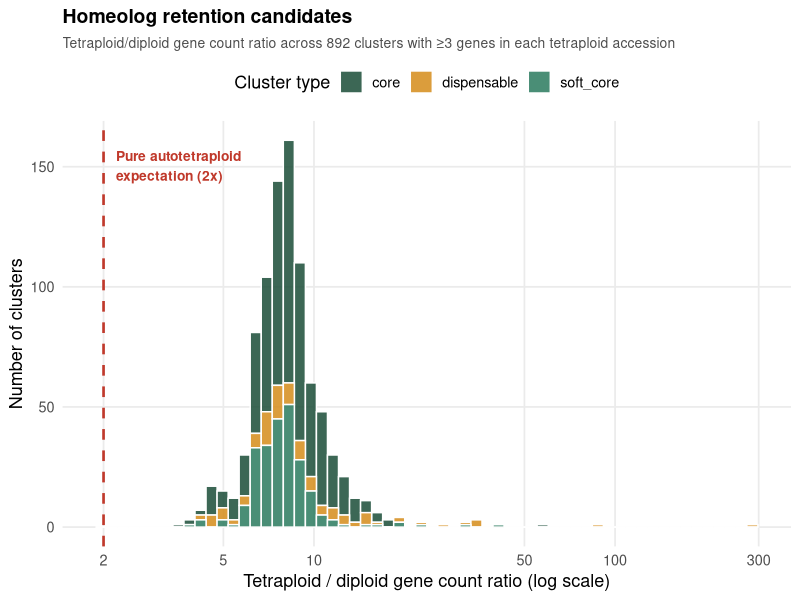
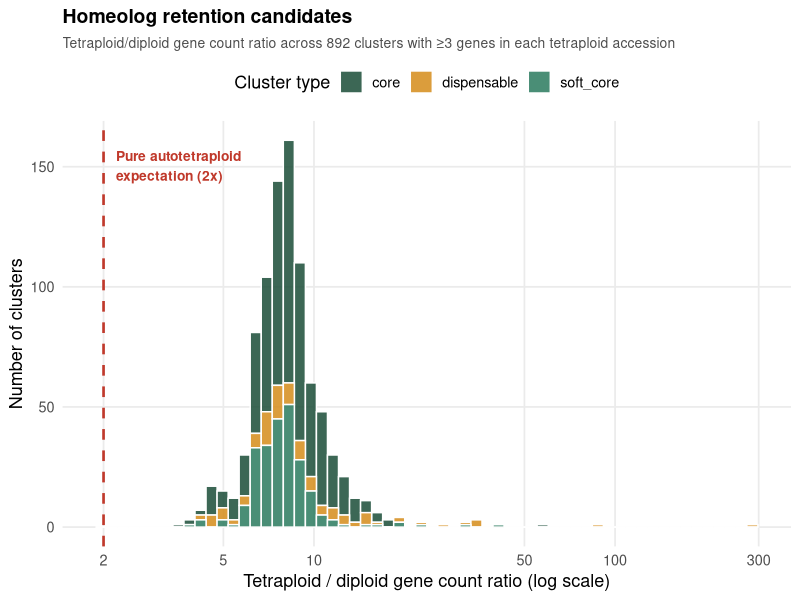
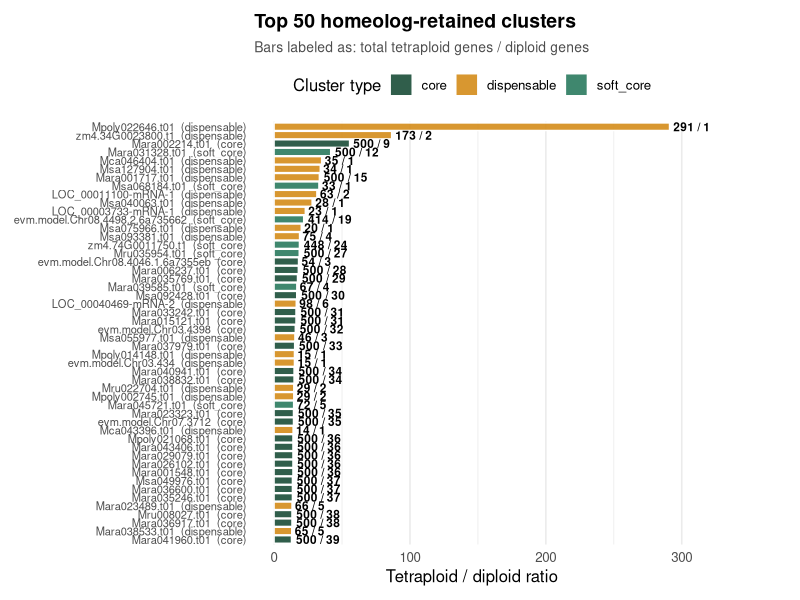
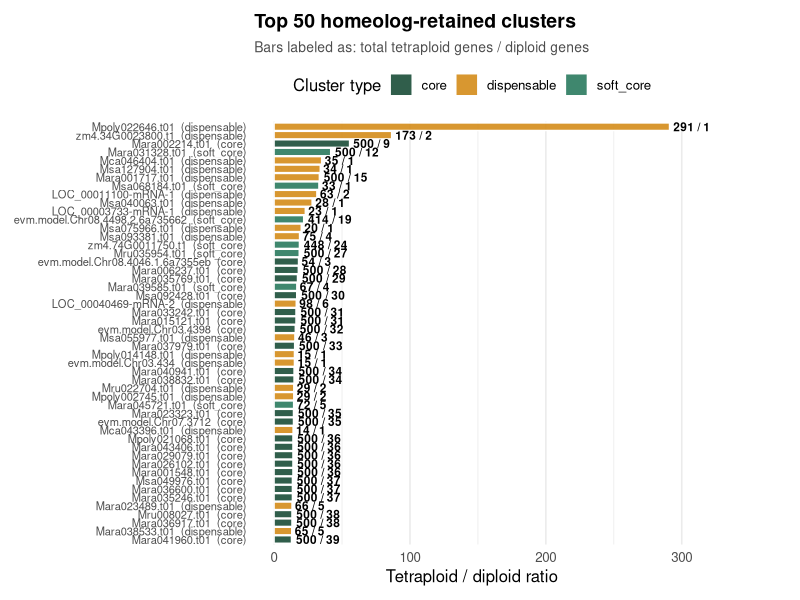

Generate these figures, in order, with R: (Note: this script raises an error after producing the figures.)
# scripts/homeolog_candidates.R
# Homeolog retention candidates -- figures for paper

library(dplyr)
library(tidyr)
library(ggplot2)

setwd("C:/Users/Erick.Amombo/alfalfa_pangenome/analysis/homeolog_candidates")

# ---- Load ----
df <- read.csv("homeolog_candidates.csv", stringsAsFactors = FALSE)
cat("Loaded", nrow(df), "candidate clusters\n")

# Filter to sensible ratios (avoid log-scale issues)
df <- df %>% filter(!is.na(tetra_diploid_ratio), tetra_diploid_ratio > 0)

# ---- Figure 1: Distribution of tetra/diploid ratios ----
p1 <- ggplot(df, aes(x = tetra_diploid_ratio, fill = cluster_type)) +
  geom_histogram(bins = 60, alpha = 0.85, color = "white", position = "stack") +
  scale_fill_manual(values = c(
    core        = "#1a4d38",
    soft_core   = "#2b7a5e",
    dispensable = "#d48c1a",
    private     = "#8b5e9b",
    singleton   = "#5a7a8a"
  )) +
  scale_x_log10(breaks = c(1, 2, 5, 10, 50, 100, 300)) +
  geom_vline(xintercept = 2, linetype = "dashed",
             color = "#c0392b", size = 0.9) +
  annotate("text", x = 2.2, y = Inf, label = "Pure autotetraploid\nexpectation (2x)",
           vjust = 2, hjust = 0, color = "#c0392b", size = 3.5, fontface = "bold") +
  labs(
    title = "Homeolog retention candidates",
    subtitle = paste0("Tetraploid/diploid gene count ratio across ", nrow(df),
                      " clusters with ≥3 genes in each tetraploid accession"),
    x = "Tetraploid / diploid gene count ratio (log scale)",
    y = "Number of clusters",
    fill = "Cluster type"
  ) +
  theme_minimal(base_size = 13) +
  theme(
    plot.title = element_text(face = "bold", size = 14),
    plot.subtitle = element_text(size = 10, color = "gray30"),
    legend.position = "top",
    panel.grid.minor = element_blank()
  )

ggsave("figures/Fig1_ratio_distribution.pdf", p1, width = 10, height = 6,
       device = cairo_pdf)
ggsave("figures/Fig1_ratio_distribution.png", p1, width = 10, height = 6,
       dpi = 300)
cat("Figure 1 saved\n")

# ---- Figure 2: Top 50 candidates as horizontal bars ----
top50 <- df %>% arrange(desc(tetra_diploid_ratio)) %>% head(50)
top50$label <- paste0(top50$cluster_name, "  (", top50$cluster_type, ")")

p2 <- ggplot(top50, aes(x = tetra_diploid_ratio,
                        y = reorder(label, tetra_diploid_ratio),
                        fill = cluster_type)) +
  geom_col(alpha = 0.9, color = "white") +
  geom_text(aes(label = paste0(gene_count, " / ", diploid_total)),
            hjust = -0.1, size = 3, fontface = "bold") +
  scale_fill_manual(values = c(
    core        = "#1a4d38",
    soft_core   = "#2b7a5e",
    dispensable = "#d48c1a",
    private     = "#8b5e9b"
  )) +
  coord_cartesian(clip = "off") +
  labs(
    title = "Top 50 homeolog-retained clusters",
    subtitle = "Bars labeled as: total tetraploid genes / diploid genes",
    x = "Tetraploid / diploid ratio",
    y = NULL,
    fill = "Cluster type"
  ) +
  theme_minimal(base_size = 12) +
  theme(
    plot.title = element_text(face = "bold", size = 14),
    plot.subtitle = element_text(size = 10, color = "gray30"),
    legend.position = "top",
    axis.text.y = element_text(size = 8),
    panel.grid.major.y = element_blank(),
    plot.margin = margin(10, 80, 10, 10)
  )

ggsave("figures/Fig2_top50_candidates.pdf", p2, width = 10, height = 12,
       device = cairo_pdf)
ggsave("figures/Fig2_top50_candidates.png", p2, width = 10, height = 12,
       dpi = 300)
cat("Figure 2 saved\n")

# ---- Supplementary table ----
write.csv(df, "figures/TableS1_homeolog_candidates.csv", row.names = FALSE)

# Summary table
summary_tbl <- df %>%
  group_by(cluster_type) %>%
  summarise(
    n_candidates = n(),
    median_ratio = round(median(tetra_diploid_ratio, na.rm = TRUE), 2),
    mean_gene_count = round(mean(gene_count, na.rm = TRUE), 1),
    .groups = "drop"
  )
write.csv(summary_tbl, "figures/TableS2_summary.csv", row.names = FALSE)
print(summary_tbl)

cat("\nAll done.\n")
